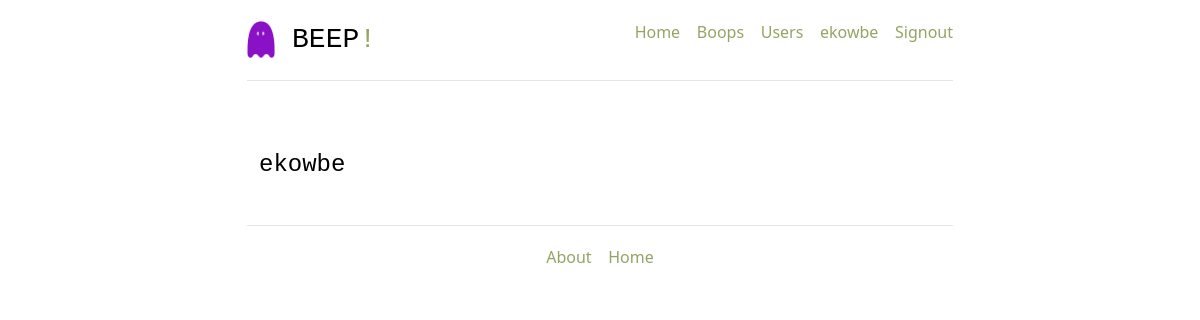
Page /users/all_users (signed in) on the earlier database version.
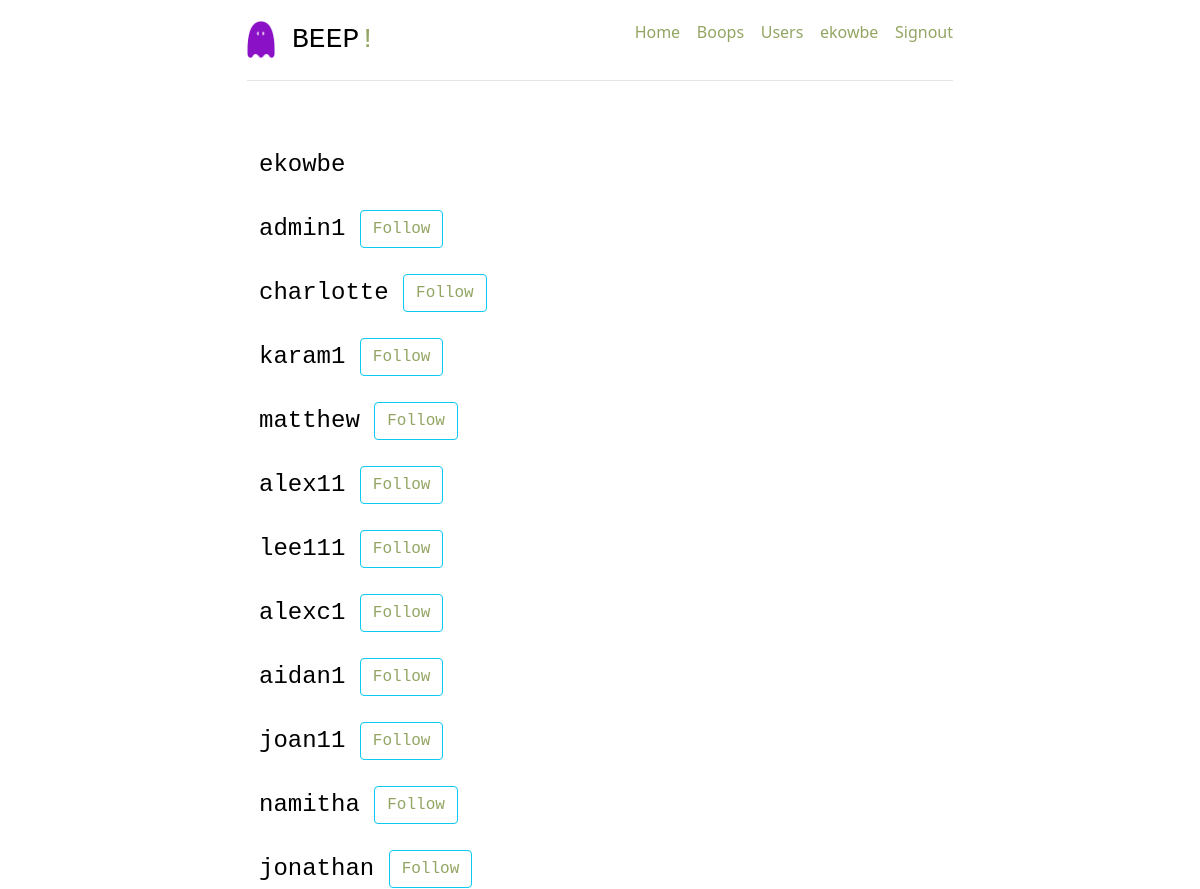
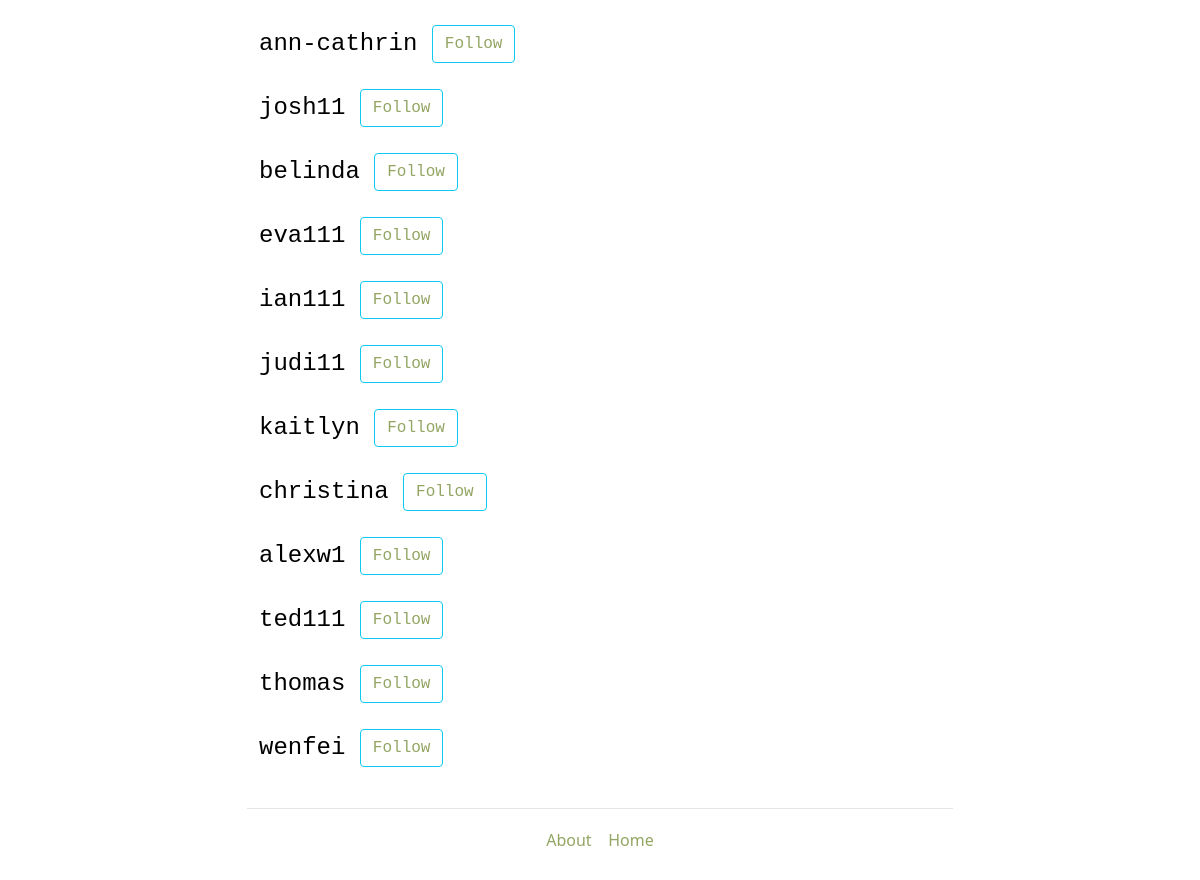
Same page on the later database version (2 pictures, top to bottom).
### project/models.py (models this page shows, shortened)
class User(db.Model):
    __tablename__ = 'users'
    id = db.Column(db.Integer, primary_key=True)
    name = db.Column(db.String, unique=True, nullable=False)
    email = db.Column(db.String, unique=True, nullable=False)
    password = db.Column(db.String, nullable=False)
    jury = db.Column(db.String, nullable=False, default=False)
    tweets = db.relationship('Tweet', back_populates='poster')
    role = db.Column(db.String, default='user')
    comments = db.relationship('Comment', back_populates='poster', passive_deletes=True)
    changes = db.relationship('Change', back_populates='poster', passive_deletes=True)
    likes = db.relationship('Like', back_populates='liker', passive_deletes=True)
    upvotes = db.relationship('Upvote', back_populates='upvoter', passive_deletes=True)
    downvotes = db.relationship('Downvote', back_populates='downvoter', passive_deletes=True)
    discussion_comments = db.relationship('Discussion_Comment', back_populates='poster')
    replies = db.relationship('Reply', back_populates='poster', passive_deletes=True)
    @classmethod
    def is_following(cls, who_id, whom_id):
        whom_ids = db.session.query(Follower.whom_id).filter_by(who_id=who_id).all()
        whom_ids = [i[0] for i in whom_ids]
        if whom_id in whom_ids:
            return True
        else:
            return False

### project/users/views.py (the view)
@users_blueprint.route('/users/all_users')
@login_required
def all_users():
    users = db.session.query(User).all()
    return render_template('users.html', users=users)

### project/users/views.py (called while the page is built)
def login_required(test):
    @wraps(test)
    def wrap(*args, **kwargs):
        if 'logged_in' in session:
            return test(*args, **kwargs)
        else:
            flash('You need to login first')
            return (redirect(url_for('users.login')))
    return wrap

### project/templates/users.html (shortened to what this page needs)
{% extends '_base.html' %}
{% block content %}
<div class="row marketing">
    {% for user in users %}
    <div class="media">
        <div class="media-left">
        </div>
        <div class="media-body">
            <h4 class="media-heading">{{ user.name }}
                {% if user.name == session.name %}
                </h4>
                {% elif user.is_following(session.user_id, user.id) %}
                <a class="btn btn-info btn-xs" href="{{ url_for('tweets.unfollow_user', user_id=user.id )}}">Unfollow</a></h4>
                {% else %}
                <a class="btn btn-info btn-xs" href="{{ url_for('tweets.follow_user', user_id=user.id )}}">Follow</a></h4>
                {% endif %}
        </div>
    </div>
    {% endfor %}
</div>
{% endblock content %}

### project/templates/_base.html (shortened to what this page needs)
<!DOCTYPE html>
<html lang="en">
<head>
  <link href="{{ url_for('static', filename='css/main.css' )}}" rel="stylesheet">
  <link href="{{ url_for('static', filename='css/bootstrap.min.css' )}}" rel="stylesheet">
  <link href="{{ url_for('static', filename='css/ie10-viewport-bug-workaround.css' )}}" rel="stylesheet">
  <link href="{{ url_for('static', filename='css/jumbotron-narrow.css' )}}" rel="stylesheet">
</head>
<body>
  <div class="container">
    <div class="header clearfix">
      <nav>
        <ul class="nav nav-pills pull-right" style="float: right;">
          {% if session.logged_in %}
          <li><a href="/">Home</a></li>&nbsp;&nbsp;&nbsp;&nbsp;
          <li><a href="/tweets/">Boops</a></li>&nbsp;&nbsp;&nbsp;&nbsp;
          <li><a href="{{ url_for('users.all_users') }}">Users</a></li>&nbsp;&nbsp;&nbsp;&nbsp;
          <li><a href="{{ url_for('users.followers') }}">{{ session.name }}</a></li>&nbsp;&nbsp;&nbsp;&nbsp;
          {% endif %}
          {% if not session.logged_in %}
          {% block signin_form %}{% endblock signin_form %}
          {% else %}
          <li role=" presentation"><a href="{{ url_for('users.logout') }}">Signout</a></li>
          {% endif %}
        </ul>
      </nav>
      <h3><img src="../static/img/Beep_Logo.png" alt="Beep Logo" style="width: 4%; height: auto;"> BEEP<span class="exclamation">!</span></h3>
    </div>
    {% block content %}
    {% endblock content %}
    <footer class="footer">
      <p><a href="/about">About</a>&nbsp;&nbsp;&nbsp;&nbsp;<a href="/">Home</a></p>
    </footer>
  </div>
</body>
</html>

### project/static/css/jumbotron-narrow.css (style rules this page uses)
body { padding-top: 20px; padding-bottom: 20px; }
.header, .marketing, .footer { padding-right: 15px; padding-left: 15px; }
.header { padding-bottom: 20px; border-bottom: 1px solid #e5e5e5; }
.header h3 { margin-top: 0; margin-bottom: 0; line-height: 40px; color: black; font-family: 'Courier New'; }
img { width: 50%; height: auto; }
.footer { padding-top: 19px; color: #777; border-top: 1px solid #e5e5e5; text-align: center; }
@media (min-width: 768px) { .container { max-width: 730px; } }
.marketing { margin: 40px 0; }
@media screen and (min-width: 768px) { .header, .marketing, .footer { padding-right: 0; padding-left: 0; } }
@media screen and (min-width: 768px) { .header { margin-bottom: 30px; } }
a:link { color: #93a563; background-color: transparent; text-decoration: none; }
.exclamation { color: #93a563; font-family: 'Courier New', Courier, monospace; }
h4 { margin-top: 0; margin-bottom: 0; line-height: 40px; color: black; font-family: 'Courier New'; font-size: 20; }

Differences in the rows shown:
added User: name "admin1"
added User: name "charlotte"
added User: name "karam1"
added User: name "matthew"
added User: name "alex11"
added User: name "lee111"
added User: name "alexc1"
added User: name "aidan1"
added User: name "joan11"
added User: name "namitha"
added User: name "jonathan"
added User: name "ann-cathrin"
added User: name "josh11"
added User: name "belinda"
added User: name "eva111"
added User: name "ian111"
added User: name "judi11"
added User: name "kaitlyn"
added User: name "christina"
added User: name "alexw1"
added User: name "ted111"
added User: name "thomas"
added User: name "wenfei"
